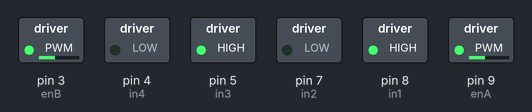
This sketch was run on a simulated Arduino Uno, built with avr-gcc and run on an emulated ATmega328P. On the bench: switched loads named in the sketch (green lamp = pin HIGH).

Above: at 0.05 s.
At 5.85 s:
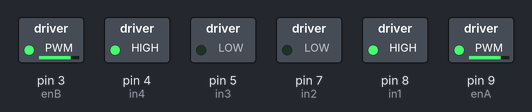
Timing chart, 0 to 6.8 s (numbered marks = the images above):
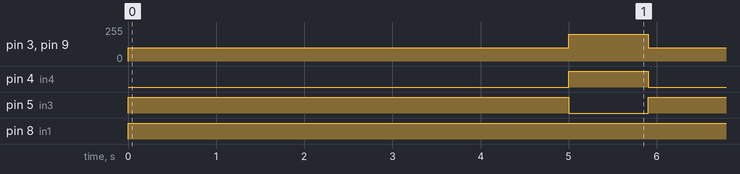

The sketch:

ROBOTOP.ino
```cpp
// Motor A
int enA = 9;
int in1 = 8;
int in2 = 7;
// Motor B
int enB = 3;
int in3 = 5;
int in4 = 4;

void setup() {

	pinMode(enA, OUTPUT);
	pinMode(enB, OUTPUT);
	pinMode(in1, OUTPUT);
	pinMode(in2, OUTPUT);
	pinMode(in3, OUTPUT);
	pinMode(in4, OUTPUT);


	digitalWrite(in1, LOW);
	digitalWrite(in2, LOW);
	digitalWrite(in3, LOW);
	digitalWrite(in4, LOW);
}
void loop() {
	directionControl();
	delay(900);

}
void directionControl() {

	analogWrite(enA, 100);
	analogWrite(enB, 100);


	digitalWrite(in1, HIGH);
	digitalWrite(in2, LOW);
	digitalWrite(in3, HIGH);
	digitalWrite(in4, LOW);
	delay(5000);
	//GIRAR A LA DERECHA
  analogWrite(enA, 200);
	analogWrite(enB, 200);

	digitalWrite(in1, HIGH);
	digitalWrite(in2, LOW);
	digitalWrite(in3, LOW);
	digitalWrite(in4, HIGH);
}
```

Measured:
- by itself, pin 3 (enB), pin 9 (enA): alternates 200/255 for 0.90 s and 100/255 for 5.0 s
- by itself, pin 4 (in4): alternates HIGH for 0.90 s and LOW for 5.0 s
- by itself, pin 5 (in3): alternates HIGH for 5.0 s and LOW for 0.90 s
- by itself, pin 8 (in1): LOW → HIGH at 0.00 s
